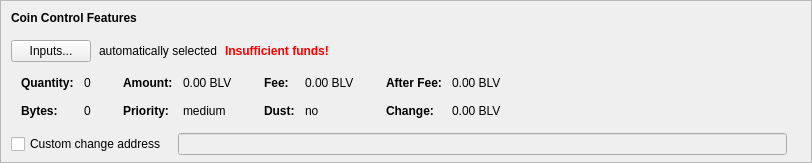
    <widget class="QFrame" name="frameCoinControl">
     <property name="sizePolicy">
      <sizepolicy hsizetype="Expanding" vsizetype="Expanding">
       <horstretch>0</horstretch>
       <verstretch>0</verstretch>
      </sizepolicy>
     </property>
     <property name="maximumSize">
      <size>
       <width>16777215</width>
       <height>16777215</height>
      </size>
     </property>
     <property name="frameShape">
      <enum>QFrame::StyledPanel</enum>
     </property>
     <property name="frameShadow">
      <enum>QFrame::Sunken</enum>
     </property>
     <layout class="QVBoxLayout" name="verticalLayoutCoinControl2">
      <property name="spacing">
       <number>0</number>
      </property>
      <property name="leftMargin">
       <number>0</number>
      </property>
      <property name="topMargin">
       <number>0</number>
      </property>
      <property name="rightMargin">
       <number>0</number>
      </property>
      <property name="bottomMargin">
       <number>6</number>
      </property>
      <item>
       <layout class="QVBoxLayout" name="verticalLayoutCoinControl" stretch="0,0,0,0,1">
        <property name="spacing">
         <number>0</number>
        </property>
        <property name="leftMargin">
         <number>10</number>
        </property>
        <property name="topMargin">
         <number>10</number>
        </property>
        <item>
         <layout class="QHBoxLayout" name="horizontalLayoutCoinControl1">
          <property name="bottomMargin">
           <number>15</number>
          </property>
          <item>
           <widget class="QLabel" name="labelCoinControlFeatures">
            <property name="sizePolicy">
             <sizepolicy hsizetype="Preferred" vsizetype="Maximum">
              <horstretch>0</horstretch>
              <verstretch>0</verstretch>
             </sizepolicy>
            </property>
            <property name="font">
             <font>
              <weight>75</weight>
              <bold>true</bold>
             </font>
            </property>
            <property name="styleSheet">
             <string notr="true">font-weight:bold;</string>
            </property>
            <property name="text">
             <string>Coin Control Features</string>
            </property>
           </widget>
          </item>
         </layout>
        </item>
        <item>
         <layout class="QHBoxLayout" name="horizontalLayoutCoinControl2" stretch="0,0,0,0">
          <property name="spacing">
           <number>8</number>
          </property>
          <property name="bottomMargin">
           <number>10</number>
          </property>
          <item>
           <widget class="QPushButton" name="pushButtonCoinControl">
            <property name="styleSheet">
             <string notr="true"/>
            </property>
            <property name="text">
             <string>Inputs...</string>
            </property>
            <property name="autoDefault">
             <bool>false</bool>
            </property>
           </widget>
          </item>
          <item>
           <widget class="QLabel" name="labelCoinControlAutomaticallySelected">
            <property name="text">
             <string>automatically selected</string>
            </property>
            <property name="margin">
             <number>5</number>
            </property>
           </widget>
          </item>
          <item>
           <widget class="QLabel" name="labelCoinControlInsuffFunds">
            <property name="font">
             <font>
              <weight>75</weight>
              <bold>true</bold>
             </font>
            </property>
            <property name="styleSheet">
             <string notr="true">color:red;font-weight:bold;</string>
            </property>
            <property name="text">
             <string>Insufficient funds!</string>
            </property>
            <property name="margin">
             <number>5</number>
            </property>
           </widget>
          </item>
          <item>
           <spacer name="horizontalSpacerCoinControl">
            <property name="orientation">
             <enum>Qt::Horizontal</enum>
            </property>
            <property name="sizeHint" stdset="0">
             <size>
              <width>40</width>
              <height>1</height>
             </size>
            </property>
           </spacer>
          </item>
         </layout>
        </item>
        <item>
         <widget class="QWidget" name="widgetCoinControl" native="true">
          <property name="sizePolicy">
           <sizepolicy hsizetype="Preferred" vsizetype="Preferred">
            <horstretch>0</horstretch>
            <verstretch>0</verstretch>
           </sizepolicy>
          </property>
          <property name="minimumSize">
           <size>
            <width>0</width>
            <height>0</height>
           </size>
          </property>
          <property name="styleSheet">
           <string notr="true"/>
          </property>
          <layout class="QHBoxLayout" name="horizontalLayoutCoinControl5">
           <property name="leftMargin">
            <number>0</number>
           </property>
           <property name="topMargin">
            <number>0</number>
           </property>
           <property name="rightMargin">
            <number>0</number>
           </property>
           <property name="bottomMargin">
            <number>0</number>
           </property>
           <item>
            <layout class="QHBoxLayout" name="horizontalLayoutCoinControl3" stretch="0,0,0,1">
             <property name="spacing">
              <number>20</number>
             </property>
             <property name="topMargin">
              <number>0</number>
             </property>
             <property name="bottomMargin">
              <number>10</number>
             </property>
             <item>
              <layout class="QFormLayout" name="formLayoutCoinControl1">
               <property name="horizontalSpacing">
                <number>10</number>
               </property>
               <property name="verticalSpacing">
                <number>14</number>
               </property>
               <property name="leftMargin">
                <number>10</number>
               </property>
               <property name="topMargin">
                <number>4</number>
               </property>
               <property name="rightMargin">
                <number>6</number>
               </property>
               <item row="0" column="0">
                <widget class="QLabel" name="labelCoinControlQuantityText">
                 <property name="font">
                  <font>
                   <weight>75</weight>
                   <bold>true</bold>
                  </font>
                 </property>
                 <property name="text">
                  <string>Quantity:</string>
                 </property>
                 <property name="margin">
                  <number>0</number>
                 </property>
                </widget>
               </item>
               <item row="0" column="1">
                <widget class="QLabel" name="labelCoinControlQuantity">
                 <property name="cursor">
                  <cursorShape>IBeamCursor</cursorShape>
                 </property>
                 <property name="contextMenuPolicy">
                  <enum>Qt::ActionsContextMenu</enum>
                 </property>
                 <property name="text">
                  <string notr="true">0</string>
                 </property>
                 <property name="margin">
                  <number>0</number>
                 </property>
                 <property name="textInteractionFlags">
                  <set>Qt::LinksAccessibleByMouse|Qt::TextSelectableByKeyboard|Qt::TextSelectableByMouse</set>
                 </property>
                </widget>
               </item>
               <item row="1" column="0">
                <widget class="QLabel" name="labelCoinControlBytesText">
                 <property name="font">
                  <font>
                   <weight>75</weight>
                   <bold>true</bold>
                  </font>
                 </property>
                 <property name="text">
                  <string>Bytes:</string>
                 </property>
                </widget>
               </item>
               <item row="1" column="1">
                <widget class="QLabel" name="labelCoinControlBytes">
                 <property name="cursor">
                  <cursorShape>IBeamCursor</cursorShape>
                 </property>
                 <property name="contextMenuPolicy">
                  <enum>Qt::ActionsContextMenu</enum>
                 </property>
                 <property name="text">
                  <string notr="true">0</string>
                 </property>
                 <property name="textInteractionFlags">
                  <set>Qt::LinksAccessibleByMouse|Qt::TextSelectableByKeyboard|Qt::TextSelectableByMouse</set>
                 </property>
                </widget>
               </item>
              </layout>
             </item>
             <item>
              <layout class="QFormLayout" name="formLayoutCoinControl2">
               <property name="horizontalSpacing">
                <number>10</number>
               </property>
               <property name="verticalSpacing">
                <number>14</number>
               </property>
               <property name="leftMargin">
                <number>6</number>
               </property>
               <property name="topMargin">
                <number>4</number>
               </property>
               <property name="rightMargin">
                <number>6</number>
               </property>
               <item row="0" column="0">
                <widget class="QLabel" name="labelCoinControlAmountText">
                 <property name="font">
                  <font>
                   <weight>75</weight>
                   <bold>true</bold>
                  </font>
                 </property>
                 <property name="text">
                  <string>Amount:</string>
                 </property>
                 <property name="margin">
                  <number>0</number>
                 </property>
                </widget>
               </item>
               <item row="0" column="1">
                <widget class="QLabel" name="labelCoinControlAmount">
                 <property name="cursor">
                  <cursorShape>IBeamCursor</cursorShape>
                 </property>
                 <property name="contextMenuPolicy">
                  <enum>Qt::ActionsContextMenu</enum>
                 </property>
                 <property name="text">
                  <string notr="true">0.00 BLV</string>
                 </property>
                 <property name="textInteractionFlags">
                  <set>Qt::LinksAccessibleByMouse|Qt::TextSelectableByKeyboard|Qt::TextSelectableByMouse</set>
                 </property>
                </widget>
               </item>
               <item row="1" column="0">
                <widget class="QLabel" name="labelCoinControlPriorityText">
                 <property name="font">
                  <font>
                   <weight>75</weight>
                   <bold>true</bold>
                  </font>
                 </property>
                 <property name="text">
                  <string>Priority:</string>
                 </property>
                </widget>
               </item>
               <item row="1" column="1">
                <widget class="QLabel" name="labelCoinControlPriority">
                 <property name="cursor">
                  <cursorShape>IBeamCursor</cursorShape>
                 </property>
                 <property name="contextMenuPolicy">
                  <enum>Qt::ActionsContextMenu</enum>
                 </property>
                 <property name="text">
                  <string notr="true">medium</string>
                 </property>
                 <property name="textInteractionFlags">
                  <set>Qt::LinksAccessibleByMouse|Qt::TextSelectableByKeyboard|Qt::TextSelectableByMouse</set>
                 </property>
                </widget>
               </item>
              </layout>
             </item>
             <item>
              <layout class="QFormLayout" name="formLayoutCoinControl3">
               <property name="horizontalSpacing">
                <number>10</number>
               </property>
               <property name="verticalSpacing">
                <number>14</number>
               </property>
               <property name="leftMargin">
                <number>6</number>
               </property>
               <property name="topMargin">
                <number>4</number>
               </property>
               <property name="rightMargin">
                <number>6</number>
               </property>
               <item row="0" column="0">
                <widget class="QLabel" name="labelCoinControlFeeText">
                 <property name="font">
                  <font>
                   <weight>75</weight>
                   <bold>true</bold>
                  </font>
                 </property>
                 <property name="text">
                  <string>Fee:</string>
                 </property>
                 <property name="margin">
                  <number>0</number>
                 </property>
                </widget>
               </item>
               <item row="0" column="1">
                <widget class="QLabel" name="labelCoinControlFee">
                 <property name="cursor">
                  <cursorShape>IBeamCursor</cursorShape>
                 </property>
                 <property name="contextMenuPolicy">
                  <enum>Qt::ActionsContextMenu</enum>
                 </property>
                 <property name="text">
                  <string notr="true">0.00 BLV</string>
                 </property>
                 <property name="textInteractionFlags">
                  <set>Qt::LinksAccessibleByMouse|Qt::TextSelectableByKeyboard|Qt::TextSelectableByMouse</set>
                 </property>
                </widget>
               </item>
               <item row="1" column="0">
                <widget class="QLabel" name="labelCoinControlLowOutputText">
                 <property name="font">
                  <font>
                   <weight>75</weight>
                   <bold>true</bold>
                  </font>
                 </property>
                 <property name="text">
                  <string>Dust:</string>
                 </property>
                </widget>
               </item>
               <item row="1" column="1">
                <widget class="QLabel" name="labelCoinControlLowOutput">
                 <property name="cursor">
                  <cursorShape>IBeamCursor</cursorShape>
                 </property>
                 <property name="contextMenuPolicy">
                  <enum>Qt::ActionsContextMenu</enum>
                 </property>
                 <property name="text">
                  <string notr="true">no</string>
                 </property>
                 <property name="textInteractionFlags">
                  <set>Qt::LinksAccessibleByMouse|Qt::TextSelectableByKeyboard|Qt::TextSelectableByMouse</set>
                 </property>
                </widget>
               </item>
              </layout>
             </item>
             <item>
              <layout class="QFormLayout" name="formLayoutCoinControl4">
               <property name="horizontalSpacing">
                <number>10</number>
               </property>
               <property name="verticalSpacing">
                <number>14</number>
               </property>
               <property name="leftMargin">
                <number>6</number>
               </property>
               <property name="topMargin">
                <number>4</number>
               </property>
               <property name="rightMargin">
                <number>6</number>
               </property>
               <item row="0" column="0">
                <widget class="QLabel" name="labelCoinControlAfterFeeText">
                 <property name="font">
                  <font>
                   <weight>75</weight>
                   <bold>true</bold>
                  </font>
                 </property>
                 <property name="text">
                  <string>After Fee:</string>
                 </property>
                 <property name="margin">
                  <number>0</number>
                 </property>
                </widget>
               </item>
               <item row="0" column="1">
                <widget class="QLabel" name="labelCoinControlAfterFee">
                 <property name="cursor">
                  <cursorShape>IBeamCursor</cursorShape>
                 </property>
                 <property name="contextMenuPolicy">
                  <enum>Qt::ActionsContextMenu</enum>
                 </property>
                 <property name="text">
                  <string notr="true">0.00 BLV</string>
                 </property>
                 <property name="textInteractionFlags">
                  <set>Qt::LinksAccessibleByMouse|Qt::TextSelectableByKeyboard|Qt::TextSelectableByMouse</set>
                 </property>
                </widget>
               </item>
               <item row="1" column="0">
                <widget class="QLabel" name="labelCoinControlChangeText">
                 <property name="font">
                  <font>
                   <weight>75</weight>
                   <bold>true</bold>
                  </font>
                 </property>
                 <property name="text">
                  <string>Change:</string>
                 </property>
                </widget>
               </item>
               <item row="1" column="1">
                <widget class="QLabel" name="labelCoinControlChange">
                 <property name="cursor">
                  <cursorShape>IBeamCursor</cursorShape>
                 </property>
                 <property name="contextMenuPolicy">
                  <enum>Qt::ActionsContextMenu</enum>
                 </property>
                 <property name="text">
                  <string notr="true">0.00 BLV</string>
                 </property>
                 <property name="textInteractionFlags">
                  <set>Qt::LinksAccessibleByMouse|Qt::TextSelectableByKeyboard|Qt::TextSelectableByMouse</set>
                 </property>
                </widget>
               </item>
              </layout>
             </item>
            </layout>
           </item>
          </layout>
         </widget>
        </item>
        <item>
         <layout class="QHBoxLayout" name="horizontalLayoutCoinControl4" stretch="0,0,0">
          <property name="spacing">
           <number>12</number>
          </property>
          <property name="sizeConstraint">
           <enum>QLayout::SetDefaultConstraint</enum>
          </property>
          <property name="topMargin">
           <number>5</number>
          </property>
          <property name="rightMargin">
           <number>5</number>
          </property>
          <item>
           <widget class="QCheckBox" name="checkBoxCoinControlChange">
            <property name="toolTip">
             <string>If this is activated, but the change address is empty or invalid, change will be sent to a newly generated address.</string>
            </property>
            <property name="text">
             <string>Custom change address</string>
            </property>
           </widget>
          </item>
          <item>
           <widget class="QValidatedLineEdit" name="lineEditCoinControlChange">
            <property name="enabled">
             <bool>false</bool>
            </property>
            <property name="sizePolicy">
             <sizepolicy hsizetype="Expanding" vsizetype="Fixed">
              <horstretch>0</horstretch>
              <verstretch>0</verstretch>
             </sizepolicy>
            </property>
           </widget>
          </item>
          <item>
           <widget class="QLabel" name="labelCoinControlChangeLabel">
            <property name="sizePolicy">
             <sizepolicy hsizetype="Preferred" vsizetype="Expanding">
              <horstretch>0</horstretch>
              <verstretch>0</verstretch>
             </sizepolicy>
            </property>
            <property name="minimumSize">
             <size>
              <width>0</width>
              <height>0</height>
             </size>
            </property>
            <property name="text">
             <string/>
            </property>
            <property name="margin">
             <number>3</number>
            </property>
           </widget>
          </item>
         </layout>
        </item>
        <item>
         <spacer name="verticalSpacerCoinControl">
          <property name="orientation">
           <enum>Qt::Vertical</enum>
          </property>
          <property name="sizeHint" stdset="0">
           <size>
            <width>800</width>
            <height>1</height>
           </size>
          </property>
         </spacer>
        </item>
       </layout>
      </item>
     </layout>
    </widget>
